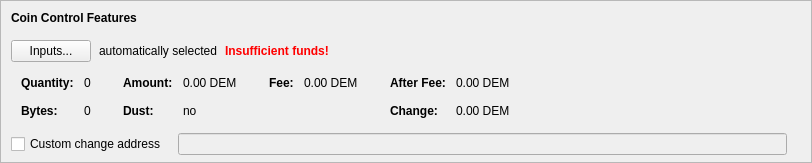
    <widget class="QFrame" name="frameCoinControl">
     <property name="sizePolicy">
      <sizepolicy hsizetype="Expanding" vsizetype="Expanding">
       <horstretch>0</horstretch>
       <verstretch>0</verstretch>
      </sizepolicy>
     </property>
     <property name="maximumSize">
      <size>
       <width>16777215</width>
       <height>16777215</height>
      </size>
     </property>
     <property name="frameShape">
      <enum>QFrame::StyledPanel</enum>
     </property>
     <property name="frameShadow">
      <enum>QFrame::Sunken</enum>
     </property>
     <layout class="QVBoxLayout" name="verticalLayoutCoinControl2">
      <property name="spacing">
       <number>0</number>
      </property>
      <property name="leftMargin">
       <number>0</number>
      </property>
      <property name="topMargin">
       <number>0</number>
      </property>
      <property name="rightMargin">
       <number>0</number>
      </property>
      <property name="bottomMargin">
       <number>6</number>
      </property>
      <item>
       <layout class="QVBoxLayout" name="verticalLayoutCoinControl" stretch="0,0,0,0,1">
        <property name="spacing">
         <number>0</number>
        </property>
        <property name="leftMargin">
         <number>10</number>
        </property>
        <property name="topMargin">
         <number>10</number>
        </property>
        <item>
         <layout class="QHBoxLayout" name="horizontalLayoutCoinControl1">
          <property name="bottomMargin">
           <number>15</number>
          </property>
          <item>
           <widget class="QLabel" name="labelCoinControlFeatures">
            <property name="sizePolicy">
             <sizepolicy hsizetype="Preferred" vsizetype="Maximum">
              <horstretch>0</horstretch>
              <verstretch>0</verstretch>
             </sizepolicy>
            </property>
            <property name="font">
             <font>
              <weight>75</weight>
              <bold>true</bold>
             </font>
            </property>
            <property name="styleSheet">
             <string notr="true">font-weight:bold;</string>
            </property>
            <property name="text">
             <string>Coin Control Features</string>
            </property>
           </widget>
          </item>
         </layout>
        </item>
        <item>
         <layout class="QHBoxLayout" name="horizontalLayoutCoinControl2" stretch="0,0,0,0">
          <property name="spacing">
           <number>8</number>
          </property>
          <property name="bottomMargin">
           <number>10</number>
          </property>
          <item>
           <widget class="QPushButton" name="pushButtonCoinControl">
            <property name="styleSheet">
             <string notr="true"/>
            </property>
            <property name="text">
             <string>Inputs...</string>
            </property>
            <property name="autoDefault">
             <bool>false</bool>
            </property>
           </widget>
          </item>
          <item>
           <widget class="QLabel" name="labelCoinControlAutomaticallySelected">
            <property name="text">
             <string>automatically selected</string>
            </property>
            <property name="margin">
             <number>5</number>
            </property>
           </widget>
          </item>
          <item>
           <widget class="QLabel" name="labelCoinControlInsuffFunds">
            <property name="font">
             <font>
              <weight>75</weight>
              <bold>true</bold>
             </font>
            </property>
            <property name="styleSheet">
             <string notr="true">color:red;font-weight:bold;</string>
            </property>
            <property name="text">
             <string>Insufficient funds!</string>
            </property>
            <property name="margin">
             <number>5</number>
            </property>
           </widget>
          </item>
          <item>
           <spacer name="horizontalSpacerCoinControl">
            <property name="orientation">
             <enum>Qt::Horizontal</enum>
            </property>
            <property name="sizeHint" stdset="0">
             <size>
              <width>40</width>
              <height>1</height>
             </size>
            </property>
           </spacer>
          </item>
         </layout>
        </item>
        <item>
         <widget class="QWidget" name="widgetCoinControl" native="true">
          <property name="sizePolicy">
           <sizepolicy hsizetype="Preferred" vsizetype="Preferred">
            <horstretch>0</horstretch>
            <verstretch>0</verstretch>
           </sizepolicy>
          </property>
          <property name="minimumSize">
           <size>
            <width>0</width>
            <height>0</height>
           </size>
          </property>
          <property name="styleSheet">
           <string notr="true"/>
          </property>
          <layout class="QHBoxLayout" name="horizontalLayoutCoinControl5">
           <property name="leftMargin">
            <number>0</number>
           </property>
           <property name="topMargin">
            <number>0</number>
           </property>
           <property name="rightMargin">
            <number>0</number>
           </property>
           <property name="bottomMargin">
            <number>0</number>
           </property>
           <item>
            <layout class="QHBoxLayout" name="horizontalLayoutCoinControl3" stretch="0,0,0,1">
             <property name="spacing">
              <number>20</number>
             </property>
             <property name="topMargin">
              <number>0</number>
             </property>
             <property name="bottomMargin">
              <number>10</number>
             </property>
             <item>
              <layout class="QFormLayout" name="formLayoutCoinControl1">
               <property name="horizontalSpacing">
                <number>10</number>
               </property>
               <property name="verticalSpacing">
                <number>14</number>
               </property>
               <property name="leftMargin">
                <number>10</number>
               </property>
               <property name="topMargin">
                <number>4</number>
               </property>
               <property name="rightMargin">
                <number>6</number>
               </property>
               <item row="0" column="0">
                <widget class="QLabel" name="labelCoinControlQuantityText">
                 <property name="font">
                  <font>
                   <weight>75</weight>
                   <bold>true</bold>
                  </font>
                 </property>
                 <property name="text">
                  <string>Quantity:</string>
                 </property>
                 <property name="margin">
                  <number>0</number>
                 </property>
                </widget>
               </item>
               <item row="0" column="1">
                <widget class="QLabel" name="labelCoinControlQuantity">
                 <property name="cursor">
                  <cursorShape>IBeamCursor</cursorShape>
                 </property>
                 <property name="contextMenuPolicy">
                  <enum>Qt::ActionsContextMenu</enum>
                 </property>
                 <property name="text">
                  <string notr="true">0</string>
                 </property>
                 <property name="margin">
                  <number>0</number>
                 </property>
                 <property name="textInteractionFlags">
                  <set>Qt::LinksAccessibleByMouse|Qt::TextSelectableByKeyboard|Qt::TextSelectableByMouse</set>
                 </property>
                </widget>
               </item>
               <item row="1" column="0">
                <widget class="QLabel" name="labelCoinControlBytesText">
                 <property name="font">
                  <font>
                   <weight>75</weight>
                   <bold>true</bold>
                  </font>
                 </property>
                 <property name="text">
                  <string>Bytes:</string>
                 </property>
                </widget>
               </item>
               <item row="1" column="1">
                <widget class="QLabel" name="labelCoinControlBytes">
                 <property name="cursor">
                  <cursorShape>IBeamCursor</cursorShape>
                 </property>
                 <property name="contextMenuPolicy">
                  <enum>Qt::ActionsContextMenu</enum>
                 </property>
                 <property name="text">
                  <string notr="true">0</string>
                 </property>
                 <property name="textInteractionFlags">
                  <set>Qt::LinksAccessibleByMouse|Qt::TextSelectableByKeyboard|Qt::TextSelectableByMouse</set>
                 </property>
                </widget>
               </item>
              </layout>
             </item>
             <item>
              <layout class="QFormLayout" name="formLayoutCoinControl2">
               <property name="horizontalSpacing">
                <number>10</number>
               </property>
               <property name="verticalSpacing">
                <number>14</number>
               </property>
               <property name="leftMargin">
                <number>6</number>
               </property>
               <property name="topMargin">
                <number>4</number>
               </property>
               <property name="rightMargin">
                <number>6</number>
               </property>
               <item row="0" column="0">
                <widget class="QLabel" name="labelCoinControlAmountText">
                 <property name="font">
                  <font>
                   <weight>75</weight>
                   <bold>true</bold>
                  </font>
                 </property>
                 <property name="text">
                  <string>Amount:</string>
                 </property>
                 <property name="margin">
                  <number>0</number>
                 </property>
                </widget>
               </item>
               <item row="0" column="1">
                <widget class="QLabel" name="labelCoinControlAmount">
                 <property name="cursor">
                  <cursorShape>IBeamCursor</cursorShape>
                 </property>
                 <property name="contextMenuPolicy">
                  <enum>Qt::ActionsContextMenu</enum>
                 </property>
                 <property name="text">
                  <string notr="true">0.00 DEM</string>
                 </property>
                 <property name="textInteractionFlags">
                  <set>Qt::LinksAccessibleByMouse|Qt::TextSelectableByKeyboard|Qt::TextSelectableByMouse</set>
                 </property>
                </widget>
               </item>
               <item row="1" column="0">
                <widget class="QLabel" name="labelCoinControlLowOutputText">
                 <property name="font">
                  <font>
                   <weight>75</weight>
                   <bold>true</bold>
                  </font>
                 </property>
                 <property name="text">
                  <string>Dust:</string>
                 </property>
                </widget>
               </item>
               <item row="1" column="1">
                <widget class="QLabel" name="labelCoinControlLowOutput">
                 <property name="cursor">
                  <cursorShape>IBeamCursor</cursorShape>
                 </property>
                 <property name="contextMenuPolicy">
                  <enum>Qt::ActionsContextMenu</enum>
                 </property>
                 <property name="text">
                  <string notr="true">no</string>
                 </property>
                 <property name="textInteractionFlags">
                  <set>Qt::LinksAccessibleByMouse|Qt::TextSelectableByKeyboard|Qt::TextSelectableByMouse</set>
                 </property>
                </widget>
               </item>
              </layout>
             </item>
             <item>
              <layout class="QFormLayout" name="formLayoutCoinControl3">
               <property name="horizontalSpacing">
                <number>10</number>
               </property>
               <property name="verticalSpacing">
                <number>14</number>
               </property>
               <property name="leftMargin">
                <number>6</number>
               </property>
               <property name="topMargin">
                <number>4</number>
               </property>
               <property name="rightMargin">
                <number>6</number>
               </property>
               <item row="0" column="0">
                <widget class="QLabel" name="labelCoinControlFeeText">
                 <property name="font">
                  <font>
                   <weight>75</weight>
                   <bold>true</bold>
                  </font>
                 </property>
                 <property name="text">
                  <string>Fee:</string>
                 </property>
                 <property name="margin">
                  <number>0</number>
                 </property>
                </widget>
               </item>
               <item row="0" column="1">
                <widget class="QLabel" name="labelCoinControlFee">
                 <property name="cursor">
                  <cursorShape>IBeamCursor</cursorShape>
                 </property>
                 <property name="contextMenuPolicy">
                  <enum>Qt::ActionsContextMenu</enum>
                 </property>
                 <property name="text">
                  <string notr="true">0.00 DEM</string>
                 </property>
                 <property name="textInteractionFlags">
                  <set>Qt::LinksAccessibleByMouse|Qt::TextSelectableByKeyboard|Qt::TextSelectableByMouse</set>
                 </property>
                </widget>
               </item>
              </layout>
             </item>
             <item>
              <layout class="QFormLayout" name="formLayoutCoinControl4">
               <property name="horizontalSpacing">
                <number>10</number>
               </property>
               <property name="verticalSpacing">
                <number>14</number>
               </property>
               <property name="leftMargin">
                <number>6</number>
               </property>
               <property name="topMargin">
                <number>4</number>
               </property>
               <property name="rightMargin">
                <number>6</number>
               </property>
               <item row="0" column="0">
                <widget class="QLabel" name="labelCoinControlAfterFeeText">
                 <property name="font">
                  <font>
                   <weight>75</weight>
                   <bold>true</bold>
                  </font>
                 </property>
                 <property name="text">
                  <string>After Fee:</string>
                 </property>
                 <property name="margin">
                  <number>0</number>
                 </property>
                </widget>
               </item>
               <item row="0" column="1">
                <widget class="QLabel" name="labelCoinControlAfterFee">
                 <property name="cursor">
                  <cursorShape>IBeamCursor</cursorShape>
                 </property>
                 <property name="contextMenuPolicy">
                  <enum>Qt::ActionsContextMenu</enum>
                 </property>
                 <property name="text">
                  <string notr="true">0.00 DEM</string>
                 </property>
                 <property name="textInteractionFlags">
                  <set>Qt::LinksAccessibleByMouse|Qt::TextSelectableByKeyboard|Qt::TextSelectableByMouse</set>
                 </property>
                </widget>
               </item>
               <item row="1" column="0">
                <widget class="QLabel" name="labelCoinControlChangeText">
                 <property name="font">
                  <font>
                   <weight>75</weight>
                   <bold>true</bold>
                  </font>
                 </property>
                 <property name="text">
                  <string>Change:</string>
                 </property>
                </widget>
               </item>
               <item row="1" column="1">
                <widget class="QLabel" name="labelCoinControlChange">
                 <property name="cursor">
                  <cursorShape>IBeamCursor</cursorShape>
                 </property>
                 <property name="contextMenuPolicy">
                  <enum>Qt::ActionsContextMenu</enum>
                 </property>
                 <property name="text">
                  <string notr="true">0.00 DEM</string>
                 </property>
                 <property name="textInteractionFlags">
                  <set>Qt::LinksAccessibleByMouse|Qt::TextSelectableByKeyboard|Qt::TextSelectableByMouse</set>
                 </property>
                </widget>
               </item>
              </layout>
             </item>
            </layout>
           </item>
          </layout>
         </widget>
        </item>
        <item>
         <layout class="QHBoxLayout" name="horizontalLayoutCoinControl4" stretch="0,0,0">
          <property name="spacing">
           <number>12</number>
          </property>
          <property name="sizeConstraint">
           <enum>QLayout::SetDefaultConstraint</enum>
          </property>
          <property name="topMargin">
           <number>5</number>
          </property>
          <property name="rightMargin">
           <number>5</number>
          </property>
          <item>
           <widget class="QCheckBox" name="checkBoxCoinControlChange">
            <property name="toolTip">
             <string>If this is activated, but the change address is empty or invalid, change will be sent to a newly generated address.</string>
            </property>
            <property name="text">
             <string>Custom change address</string>
            </property>
           </widget>
          </item>
          <item>
           <widget class="QValidatedLineEdit" name="lineEditCoinControlChange">
            <property name="enabled">
             <bool>false</bool>
            </property>
            <property name="sizePolicy">
             <sizepolicy hsizetype="Expanding" vsizetype="Fixed">
              <horstretch>0</horstretch>
              <verstretch>0</verstretch>
             </sizepolicy>
            </property>
           </widget>
          </item>
          <item>
           <widget class="QLabel" name="labelCoinControlChangeLabel">
            <property name="sizePolicy">
             <sizepolicy hsizetype="Preferred" vsizetype="Expanding">
              <horstretch>0</horstretch>
              <verstretch>0</verstretch>
             </sizepolicy>
            </property>
            <property name="minimumSize">
             <size>
              <width>0</width>
              <height>0</height>
             </size>
            </property>
            <property name="text">
             <string/>
            </property>
            <property name="margin">
             <number>3</number>
            </property>
           </widget>
          </item>
         </layout>
        </item>
        <item>
         <spacer name="verticalSpacerCoinControl">
          <property name="orientation">
           <enum>Qt::Vertical</enum>
          </property>
          <property name="sizeHint" stdset="0">
           <size>
            <width>800</width>
            <height>1</height>
           </size>
          </property>
         </spacer>
        </item>
       </layout>
      </item>
     </layout>
    </widget>
